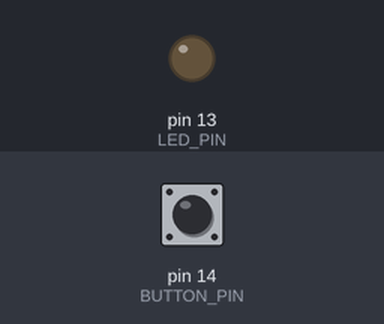
A sketch run on a simulated Arduino Nano, built with avr-gcc and run on an emulated ATmega328P. Parts: output pins drawn as LEDs (lit = HIGH). Inputs (shaded band) come from the test bench; at power-on: pin 14 (BUTTON_PIN) HIGH. What the sketch prints to the serial monitor is not drawn.

Above: at 1.2 s.
1.3 s: pin 14 (BUTTON_PIN) pulled LOW for 0.25 s
At 1.5 s:
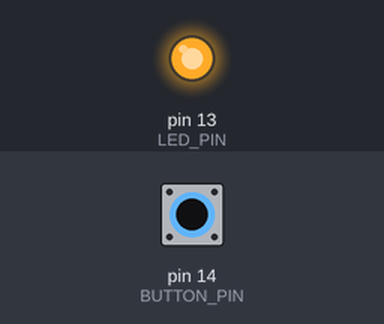
3.1 s: pin 14 (BUTTON_PIN) pulled LOW for 3.2 s
At 7.0 s:
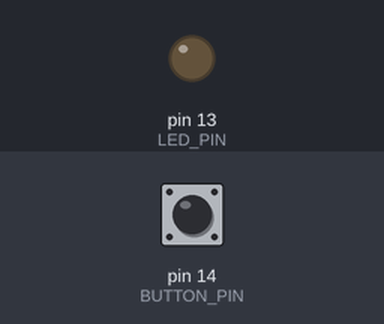
Timing chart, 0 to 8.5 s (numbered marks = the images above; inputs shaded):
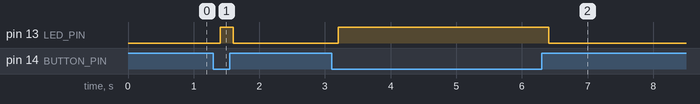

The sketch:

sketch_sep4a.ino
```cpp
#define BUTTON_PIN 14 // The Arduino Nano ESP32 pin connected to the button
#define LED_PIN    13 // The Arduino Nano ESP32 pin connected to the LED

int button_state = 0;   // variable for reading the pushbutton status

void setup() {
  // Configure the LED pin as a digital output
  pinMode(LED_PIN, OUTPUT);
  // initialize the button pin as an pull-up input (HIGH when the switch is open and LOW when the switch is closed)
  pinMode(BUTTON_PIN, INPUT_PULLUP);

  // 시리얼 통신 시작 (115200 baud 권장)
  Serial.begin(115200);
  Serial.println("Setup complete. Waiting for button input...");
}

void loop() {
  // read the state of the pushbutton value:
  button_state = digitalRead(BUTTON_PIN);

  // control LED according to the state of button
  if(button_state == LOW) {        // If button is pressed
    digitalWrite(LED_PIN, HIGH);   // turn on LED
    Serial.println("Button pressed → 1");
  } else {                         // otherwise, button is not pressed
    digitalWrite(LED_PIN, LOW);    // turn off LED
    Serial.println("Button released → 0");
  }

  delay(200); // 너무 많이 찍히지 않게 딜레이 추가
}
```

Measured:
- after the input at 1.3 s, pin 13 (LED_PIN): LOW → HIGH after 0.10 s, → LOW 0.20 s later
- after the input at 3.1 s, pin 13 (LED_PIN): LOW → HIGH after 0.10 s, → LOW 3.2 s later
